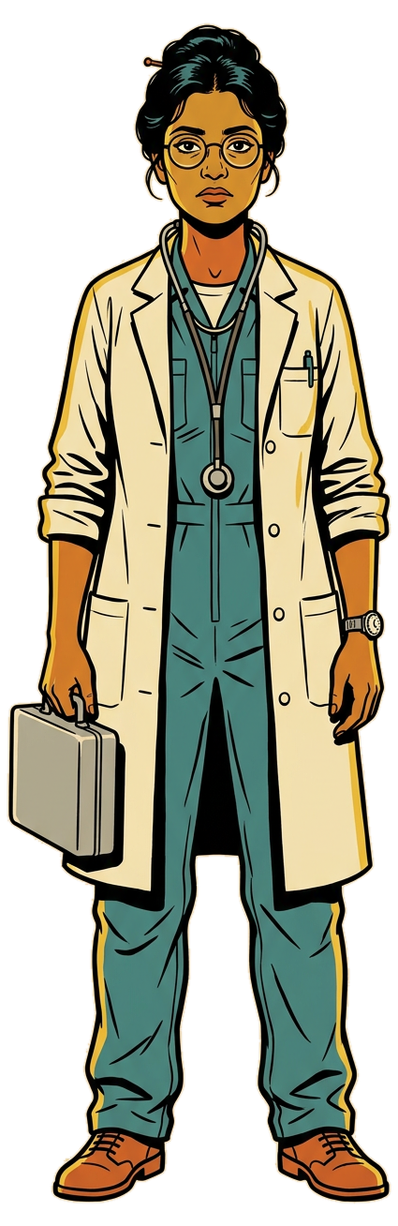
#> input picture space-story-alien-2/cast/03-tania-neutral.png, 398 x 1226 px
$ python knock.py cast/03-tania-neutral.png cast/04-juel-neutral.png
#> lines starting #> are read from the running program, lines starting #| are printed output that depends on the picture; after the words box and inside, x2 and y2 are one past the last pixel; in counts of white or black regions, pixels touching at a corner belong together
"""Turn one raw plate into a cut-out PNG on a solid alpha (same rules as sheets.py)."""
import sys
import numpy as np
from PIL import Image, ImageDraw, ImageFilter

BG = (243, 232, 200)


def knock(path, out):
#> called with path = 'cast/03-tania-neutral.png', out = 'cast/04-juel-neutral.png'
    im = Image.open(path).convert("RGB")
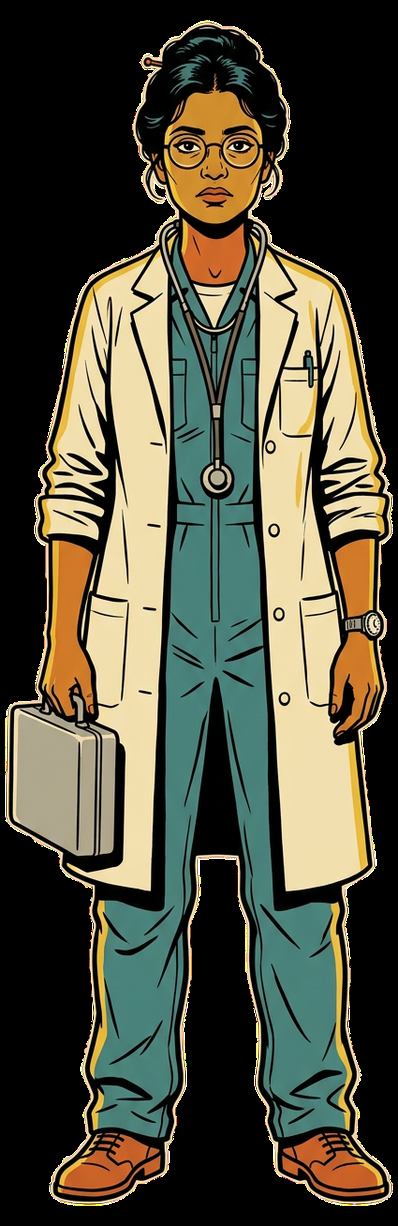
#> im: PIL image 398x1226 RGB; mean R, G, B 80.4, 78.7, 60.8
    a = np.asarray(im).astype(np.int16)
    # the field colour is whatever the corners are — do not assume the palette
    k = max(4, min(im.size) // 30)
#> k = 13
    corners = np.concatenate([a[:k, :k].reshape(-1, 3), a[:k, -k:].reshape(-1, 3),
                              a[-k:, :k].reshape(-1, 3), a[-k:, -k:].reshape(-1, 3)])
#> corners = 676 rows, first 8: [0, 0, 0], [0, 0, 0], [0, 0, 0], [0, 0, 0], [0, 0, 0], [0, 0, 0], [0, 0, 0], [0, 0, 0]
    bgc = np.median(corners, axis=0)
#> bgc = [0, 0, 0]
    m = (np.abs(a - bgc).max(axis=2) > 9).astype(np.uint8) * 255
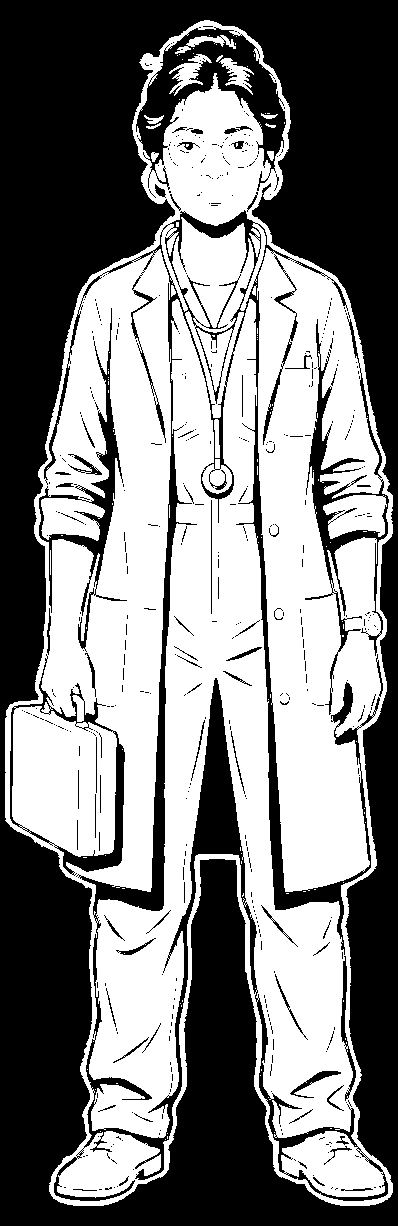
#> m: shape (1226, 398); 50.3% white; 488 black regions (414 under 20 px), largest, box (x1, y1, x2, y2) and area: (0, 0, 398, 1226) 189731, (44, 210, 388, 1201) 27415, (136, 27, 286, 191) 7992
    mask = Image.fromarray(m, "L").copy()
    ImageDraw.floodfill(mask, (0, 0), 128, thresh=20)
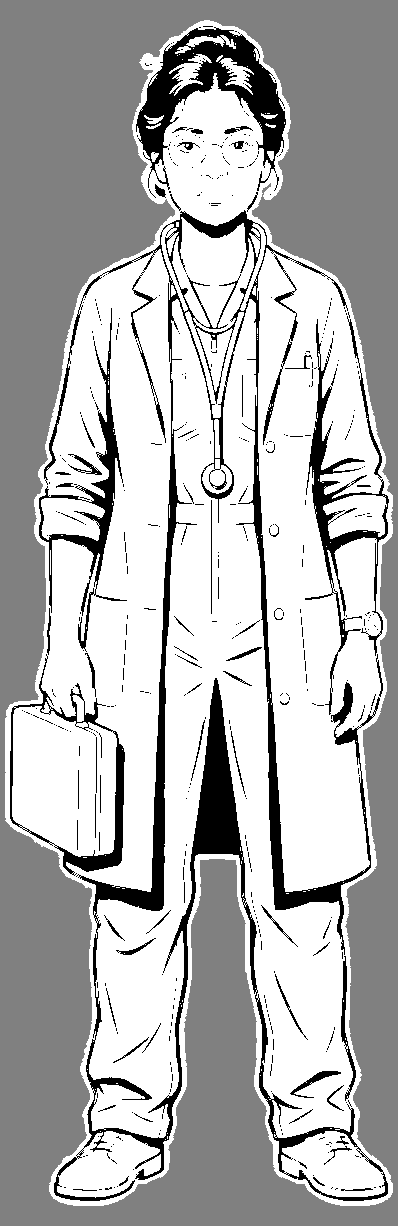
#> mask: PIL image 398x1226 L; min 0, max 255, mean 177.9
    alpha = np.where(np.asarray(mask) == 128, 0, 255).astype(np.uint8)
#> alpha: shape (1226, 398); 61.1% white; 1 black region, box (x1, y1, x2, y2) and area: (0, 0, 398, 1226) 189731
    alpha = np.asarray(Image.fromarray(alpha, "L").filter(ImageFilter.GaussianBlur(0.7)))
    # A plate's off-register halo is drawn *inside* the ink line, so the flood fill cannot
    # reach it: kill thin bands that sit within a few steps of the field colour. Wide areas
    # of the same colour (a cream smock) survive the erosion, thin rings do not.
    near = (np.abs(a - bgc).max(axis=2) < 22).astype(np.uint8)
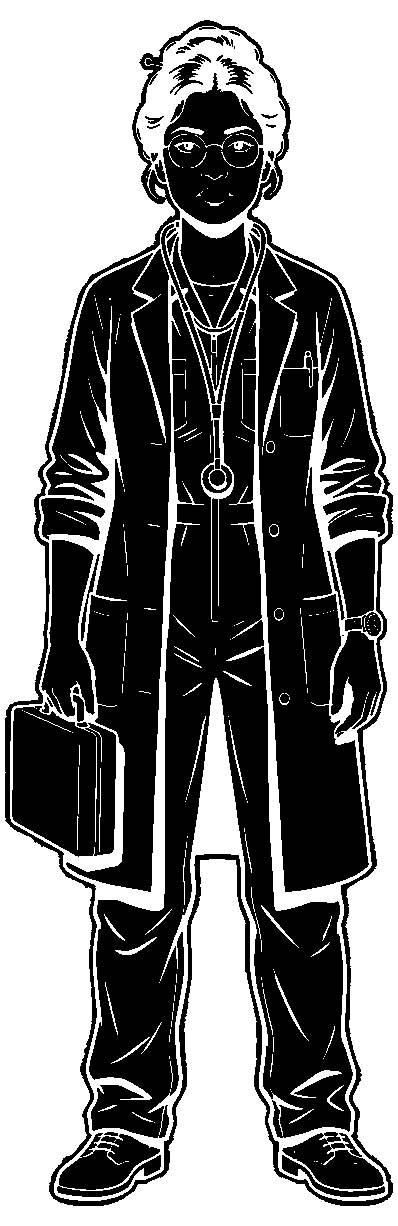
#> near: shape (1226, 398); values 0 (black) and 1 (white), 51.3% white; 63 black regions (7 under 20 px), largest, box (x1, y1, x2, y2) and area: (89, 299, 353, 1138) 75327, (258, 248, 382, 892) 46474, (46, 249, 171, 892) 41075
    er = near.copy()
    for _ in range(4):
        er = er & np.roll(er, 1, 0) & np.roll(er, -1, 0) & np.roll(er, 1, 1) & np.roll(er, -1, 1)
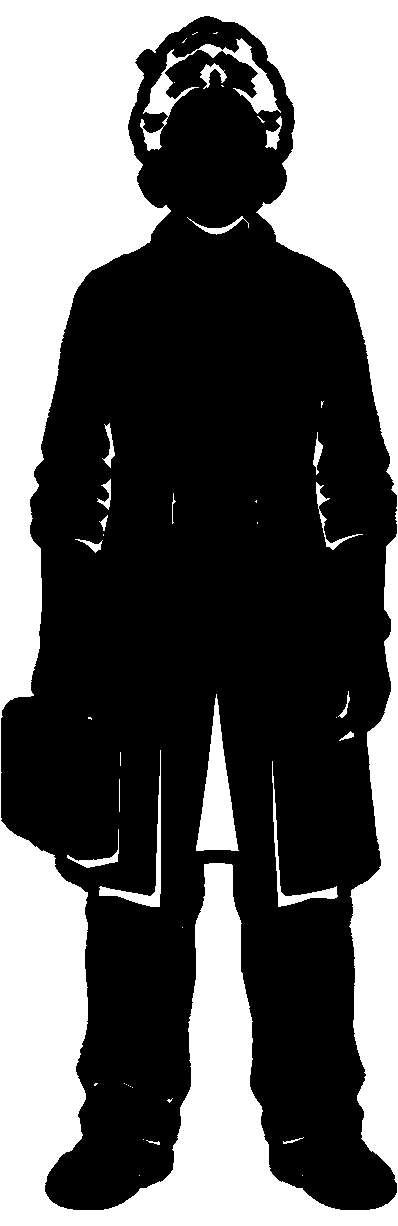
#> er: shape (1226, 398); values 0 (black) and 1 (white), 38.2% white; 45 white regions (24 under 20 px), largest, box (x1, y1, x2, y2) and area: (0, 0, 398, 1226) 175657, (196, 694, 239, 851) 3213, (140, 38, 281, 151) 2857
    alpha = np.where(er > 0, 0, alpha).astype(np.uint8)
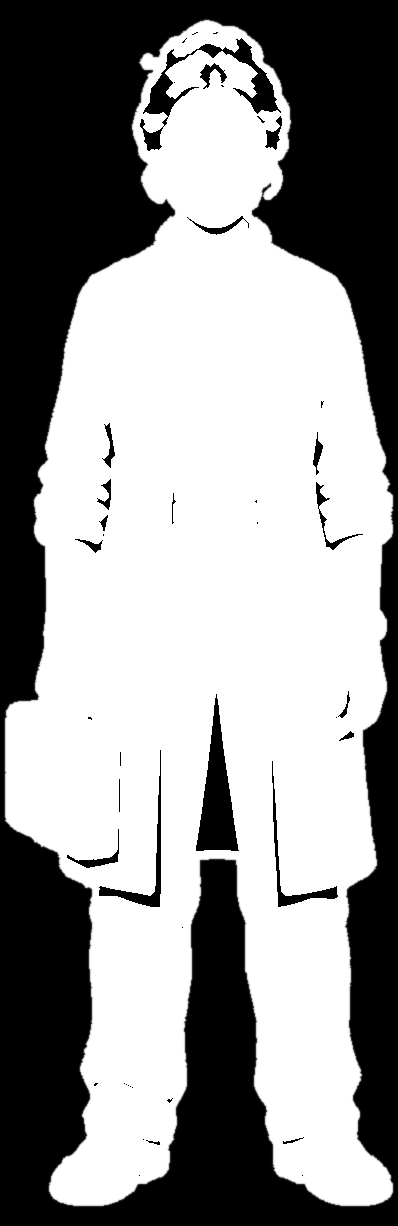
#> alpha: shape (1226, 398); min 0, max 255, mean 150.3

    ys = np.nonzero(alpha > 40)[0]
    xs = np.nonzero(alpha > 40)[1]
    pad = 8
    box = (max(0, xs.min() - pad), max(0, ys.min() - pad),
           min(im.width, xs.max() + pad + 1), min(im.height, ys.max() + pad + 1))
#> box = (0, 11, 398, 1215)
    im = im.crop(box)
#> im: PIL image 398x1204 RGB
    alpha = Image.fromarray(alpha).crop(box)
#> alpha: PIL image 398x1204 L
    rgba = im.convert("RGBA")
    rgba.putalpha(alpha)
    # normalise to 1225 px tall, like the crew plates
    s = 1225 / rgba.height
#> s = 1.02
    rgba = rgba.resize((max(1, int(rgba.width * s)), 1225), Image.LANCZOS)
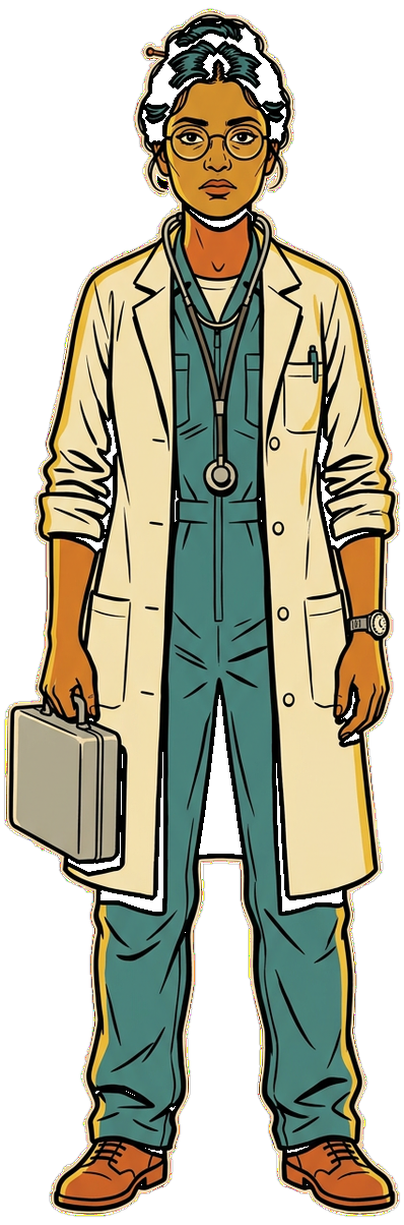
#> rgba: PIL image 404x1225 RGBA; mean R, G, B, A 83.3, 81.6, 63.1, 153; transparent parts drawn white
    rgba.save(out)
    print(out, rgba.size)
#| cast/04-juel-neutral.png (404, 1225)


if __name__ == "__main__":
    knock(sys.argv[1], sys.argv[2])

$ run again, on space-story-alien-2/cast/05-shishir-neutral.png
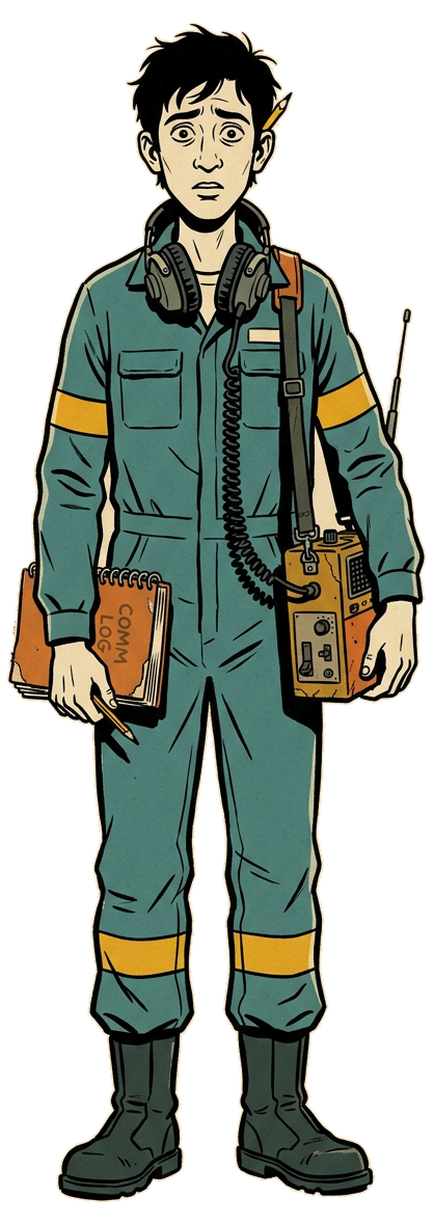
#> input picture space-story-alien-2/cast/05-shishir-neutral.png, 434 x 1225 px
#> corners = 784 rows, first 8: [0, 0, 0], [0, 0, 0], [0, 0, 0], [0, 0, 0], [0, 0, 0], [0, 0, 0], [0, 0, 0], [0, 0, 0]
#> bgc = [0, 0, 0]
#> in knock, `m = (np.abs(a - bgc).max(axis=2) > 9).astype(np.uint8) * 255`:
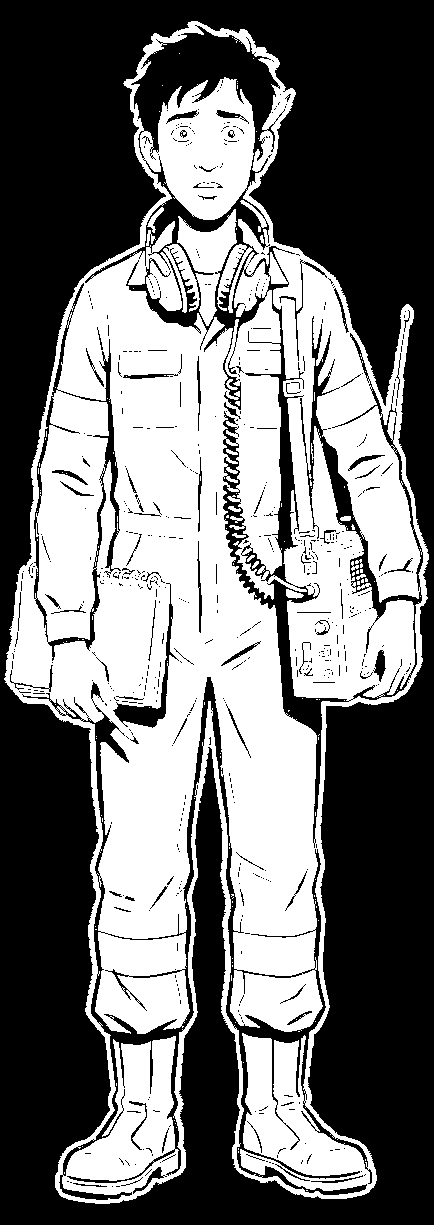
#> m: shape (1225, 434); 45.3% white; 145 white regions (129 under 20 px), largest, box (x1, y1, x2, y2) and area: (4, 21, 429, 1204) 239093, (217, 244, 253, 313) 837, (147, 207, 164, 233) 128
#> near: shape (1225, 434); values 0 (black) and 1 (white), 56.4% white; 97 black regions (30 under 20 px), largest, box (x1, y1, x2, y2) and area: (4, 21, 429, 1204) 159452, (284, 398, 415, 699) 17172, (158, 78, 255, 220) 9583
#> box = (0, 12, 434, 1213)
#> in knock, `rgba = rgba.resize((max(1, int(rgba.width * s)), 1225), Image.LANCZOS)`:
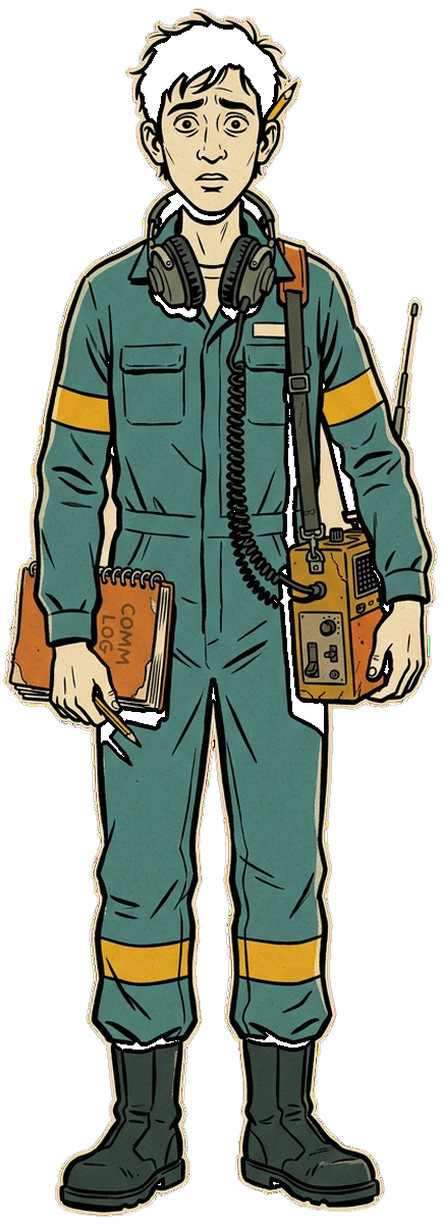
#> rgba: PIL image 442x1225 RGBA; mean R, G, B, A 52, 58.3, 48.1, 138.1; transparent parts drawn white
#| cast/05-shishir-neutral.png (442, 1225)
